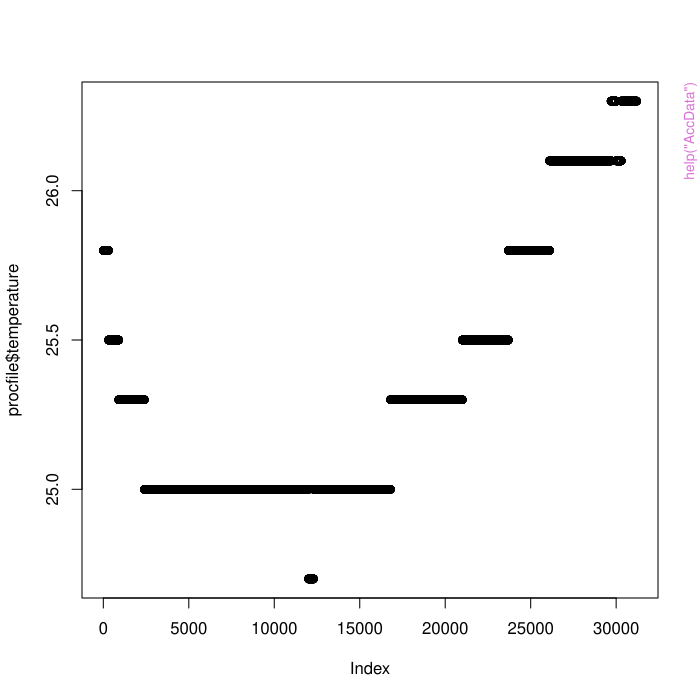

The R source for this figure:
pkgname <- "GENEAread"
source(file.path(R.home("share"), "R", "examples-header.R"))
options(warn = 1)
options(pager = "console")
library('GENEAread')

assign(".oldSearch", search(), pos = 'CheckExEnv')
cleanEx()
nameEx("AccData")
### * AccData

flush(stderr()); flush(stdout())

### Name: AccData
### Title: Methods for processing and summarising AccData.
### Aliases: AccData [.AccData $.AccData print.AccData plot.AccData
###   summary.AccData
### Keywords: methods

### ** Examples


binfile  = system.file("binfile/TESTfile.bin", package = "GENEAread")[1]

#Read in the entire file, calibrated
procfile<-read.bin(binfile)

print(procfile)
summary(procfile)

plot(procfile$temperature)
plot(procfile[,c(1,7)])




cleanEx()
nameEx("GRtime")
### * GRtime

flush(stderr()); flush(stdout())

### Name: GRtime
### Title: Date time handling for the GENEAread package.
### Aliases: GRtime convert.time as.GRtime format.GRtime axis.GRtime
###   pretty.GRtime
### Keywords: methods

### ** Examples

as.GRtime("00:01")
#format is automatically set
convert.time(1:10)
convert.time(1:10*1000)
#we add a different default format
convert.time(1:10*1000, "%H:%M:%OS3") -> t
t
str(t)
#we override format with our own
format(t, format = "%a %d/%m/%y %H:%M:%OS3")

#plot calls axis.GRtime automatically. Notice
#that the format attribute is used.
plot(t, 1:10)
#strip out the default format
t2 = convert.time(t, format = NULL)
plot(t2, 1:10)

#image plots are a bit more complex

Z = matrix(rnorm(100), 10)
image(x = t, y = t2, z = Z, axes = FALSE)
axis.GRtime(x = t2, side = 2)
Axis(x = t, side = 1) #Axis also works
box() #complete the bounding box

#custom axes
plot(t2, 1:10, xaxt = "n")
axis.GRtime(at = pretty(t2, 20) , side = 1)



cleanEx()
nameEx("epoch.apply")
### * epoch.apply

flush(stderr()); flush(stdout())

### Name: epoch.apply
### Title: Compute epochal summary statistics.
### Aliases: epoch.apply epoch.mean epoch.sd epoch.median epoch.mad
###   epoch.autocor epoch.quantile svm
### Keywords: ts

### ** Examples


dat <- read.bin(system.file("binfile/TESTfile.bin", package = "GENEAread")[1]
    , calibrate = TRUE)

#look for the epochs that exceed a certain threshold 50% of the time
plot(epoch.apply( dat, epoch.size = 3 , 
    FUN = function(t) mean(abs(svm(t) -1)>0.2)> 0.5 ), type = "l")

plot(dat[,1], svm(dat), log = "y", pch = ".")
lines(epoch.mean(dat, incl.date = TRUE), lwd = 2)
lines(epoch.mean(dat, epoch.size = 30, incl.date = TRUE), col = 2, lwd = 2)
#this should give all the same results, but by a different way
lines(epoch.apply(dat, epoch.size = 30, 
    FUN = function(A) mean(svm(A, FALSE)), incl.date = TRUE), col = 3)
epsize = 30; lines(epoch.apply(dat, epoch.size = epsize, 
    FUN = function(t) median(t[,1])), epoch.apply(dat, epoch.size = epsize, 
    FUN = function(A) mean(svm(A, FALSE))), col = 4)
#note this is different
lines(epoch.apply(dat, epoch.size = epsize, 
    FUN = function(t) median(t[,1])),epoch.apply(dat, epoch.size = epsize, 
    FUN = function(A) mean(svm(A, sqrt = TRUE)))^2, col = 5)

#plot some statistics
par(mfrow = c(5,1), mar = c(1,4.5,1,1))
plot(epoch.sd(dat), type="l")
plot(epoch.median(dat), type= "l")
plot(epoch.mad(dat), type= "l")
plot(epoch.autocor(dat), type= "l")
tmp = epoch.quantile(dat, quantiles= c(0.1, 0.25, 0.5, 0.75, 0.9)); matplot(tmp, type = "l")





graphics::par(get("par.postscript", pos = 'CheckExEnv'))
cleanEx()
nameEx("get.intervals")
### * get.intervals

flush(stderr()); flush(stdout())

### Name: get.intervals
### Title: Extract an interval of data.
### Aliases: get.intervals print.VirtAccData VirtAccData
### Keywords: manip

### ** Examples


binfile  = system.file("binfile/TESTfile.bin", package = "GENEAread")[1]

#Read in a highly downsampled version of the file
procfile<-read.bin(binfile, downsample = 100)
print(procfile)
#Plot the x component
plot(procfile[,1:2], type = "l")

#Overlay some segments in different colour
lines(get.intervals(procfile, start = 0.4, end = 0.5, time.format = "prop", incl.date = TRUE)[,1:2], col=2) 
lines(get.intervals(procfile, start = 0.4, end = 5, time.format = "sec", incl.date = TRUE)[,1:2], col=3) 
lines(get.intervals(procfile, start = "16:51", end = "16:52", time.format = "time", incl.date = TRUE)[,1:2], col=4) 
#Note that measurements will depend on the downsampling rate, not the original sampling rate of the data
lines(get.intervals(procfile, start = 100, length = 10, time.format = "measurement", incl.date = TRUE)[,1:2], col=5) 
#This is also understood
lines(get.intervals(procfile, start = "16:52:10", 30,  incl.date = TRUE)[,1:2], col=6) 

#Now load in virtually
virtfile<-read.bin(binfile, virtual = TRUE)
#Notice that get.intervals with simplify = FALSE gives a genuine AccData object
realfile = get.intervals(virtfile, start = 0.5, end = 1, simplify = FALSE)
virtfile
realfile
#get.intervals calls read.bin automatically
points(get.intervals(virtfile, start = "16:52:10", "16:52:40",  incl.date = TRUE)[,1:2], col=4, pch = ".") 

#Alternatively, re-read procfile at a different resampling rate.
lines(get.intervals(procfile, start = "16:49:00", "16:49:30",  incl.date = TRUE, read.from.file = TRUE, downsample = 300)[,1:2], col=2) 





cleanEx()
nameEx("hanning.window")
### * hanning.window

flush(stderr()); flush(stdout())

### Name: hanning.window
### Title: Computes the Coefficients of a Hanning or Uniform Window.
### Aliases: hanning.window uniform.window
### Keywords: ts

### ** Examples
hanning.window(10)

x<-rnorm(500)
y<-stft(x, wtype="hanning.window")
plot(y)



cleanEx()
nameEx("header.info")
### * header.info

flush(stderr()); flush(stdout())

### Name: header.info
### Title: Get header info from GENEA output (.bin) file
### Aliases: header.info
### Keywords: IO

### ** Examples


fileheader <- header.info(system.file("binfile/TESTfile.bin", package = "GENEAread")[1], more = TRUE)
print(fileheader)
attr(fileheader, "calibration")



cleanEx()
nameEx("parse.time")
### * parse.time

flush(stderr()); flush(stdout())

### Name: parse.time
### Title: Parses a character time representation to another format.
### Aliases: parse.time
### Keywords: utilities

### ** Examples


t1 = parse.time("2012-06-21 13:04:01"); print(t1)
parse.time("21/06/12 13:04:01") #gives the same result

parse.time(c("19/07/70", "20/07/70"), format = "days")
#results here will depend on your locale
parse.time(c("19/07/70", "20/07/70"), format = "POSIX", tzone = -4)

#one is the same day, one can only find a match the next day
parse.time("13:05", start = t1) - t1
parse.time("13:00", start = t1) - t1
#asking to wait 1 midnight means both times are considered as 
#times on the same, full day of data
parse.time(c("1 13:05", "1 13:00"), start = t1) - t1
#2012-06-21 is a Thursday, so this is equivalent
parse.time(c("Fri 13:05", "Fri 13:00"), start = t1) - t1
#Longer form days of the week are also understood. Note that 
#the first day does not get matched.
parse.time(c("Thursday 13:05", "Thursday 13:00"), start = t1) - t1




cleanEx()
nameEx("plot.stft")
### * plot.stft

flush(stderr()); flush(stdout())

### Name: plot.stft
### Title: Plots and prints Short Time Fourier Transforms
### Aliases: plot.stft print.stft
### Keywords: hplot

### ** Examples


#Real data
binfile  = system.file("binfile/TESTfile.bin", package = "GENEAread")[1]

#Read in the entire file, calibrated
procfile<-read.bin(binfile)
#Create stft object
obj = stft(procfile, type = "svm", quiet = TRUE)
#Look at it
print(obj)

plot(obj, cex = 5)
plot(obj, showmax = FALSE, cex = 5) #suppress principals

#pval plot
plot(obj, mode = "pval", cex = 5)
#disable reassigned stft
plot(obj, mode = "pval", reassign = FALSE) 
#median smoothing
plot(obj, mode = "pval", reassign = FALSE, median = TRUE) 
#log scale frequency, no top bar
dev.new(); plot(obj, mode = "pval", reassign = FALSE, topthresh = Inf, log = "y") 



cleanEx()
nameEx("read.bin")
### * read.bin

flush(stderr()); flush(stdout())

### Name: read.bin
### Title: File processing function for binary files.
### Aliases: read.bin
### Keywords: IO

### ** Examples


binfile  = system.file("binfile/TESTfile.bin", package = "GENEAread")[1]

#Read in the entire file, calibrated
procfile<-read.bin(binfile)
print(procfile)
procfile$data.out[1:5,]

#Uncalibrated, mmap off
procfile2<-read.bin(binfile, calibrate = FALSE)
procfile2$data.out[1:5,]

#Read in again, reusing already computed mmap pagerefs
procfile3<-read.bin(binfile, pagerefs = procfile2$pagerefs )

#Downsample by a factor of 10
procfilelo<-read.bin(binfile, downsample = 10)
print(procfilelo)
object.size(procfilelo) / object.size(procfile)

#Read in a 1 minute interval
procfileshort <- read.bin(binfile, start = "16:50", end = "16:51")
print(procfileshort)

##NOT RUN: Read, and save as a R workspace
#read.bin(binfile, outfile="tmp.Rdata")
#print(load("tmp.Rdata"))
#print(processedfile)





cleanEx()
nameEx("stft")
### * stft

flush(stderr()); flush(stdout())

### Name: stft
### Title: Computes Short Time Fourier Transforms
### Aliases: stft
### Keywords: ts

### ** Examples

#Some artificial data
time = 1:5000
#sum of two sine curves at 0.3 Hz and 0.05 Hz
f1 = 0.3; f2 = 0.05
sin1 = sin(time * f1 * 2*pi)
sin2 = sin(time * f2 * 2*pi)
#add a bit of noise
signal = sin1 + sin2 + 1*rnorm(5000)
#non-reassigned
stft(signal, plot = TRUE, reassign = FALSE, win = 100)
#reassigned
stft(signal, plot = TRUE, reassign = TRUE, win = 100)

#add a third component: varying frequency.
stft(signal + sin( cumsum(seq(f2, f1, length = 5000))*2*pi), plot = TRUE, reassign = TRUE, win = 100)

#Real data
binfile  = system.file("binfile/TESTfile.bin", package = "GENEAread")[1]

#Read in the entire file, calibrated
procfile<-read.bin(binfile)
#Default is mv
stft(procfile, plot.it = TRUE)
#Try sum?
stft(procfile, plot.it = TRUE, type = "sum", reassign = FALSE)

#Just look at the last 50% of the data
stft(procfile, start = 0.5, plot.it = TRUE)

#not reassigned, svm
stft(procfile, type = "svm", reassign = FALSE, plot.it = TRUE)
#a narrower 5 second window means better time resolution
stft(procfile, type = "svm", reassign = FALSE, plot.it = TRUE, win = 5)
#choose increments so as not to overlap
stft(procfile, type = "svm", reassign = FALSE, plot.it = TRUE, win = 5, inc = 5)
#uniform windows
stft(procfile, type = "svm", reassign = FALSE, plot.it = TRUE, wtype = "uniform.window")

#Svm, reassigned, quietly
obj = stft(procfile, type = "svm", quiet = TRUE)
plot(obj, cex = 3, showmax = FALSE, mode = "pval")



### * <FOOTER>
###
cat("Time elapsed: ", proc.time() - get("ptime", pos = 'CheckExEnv'),"\n")
grDevices::dev.off()
###
### Local variables: ***
### mode: outline-minor ***
### outline-regexp: "\\(> \\)?### [*]+" ***
### End: ***
quit('no')
